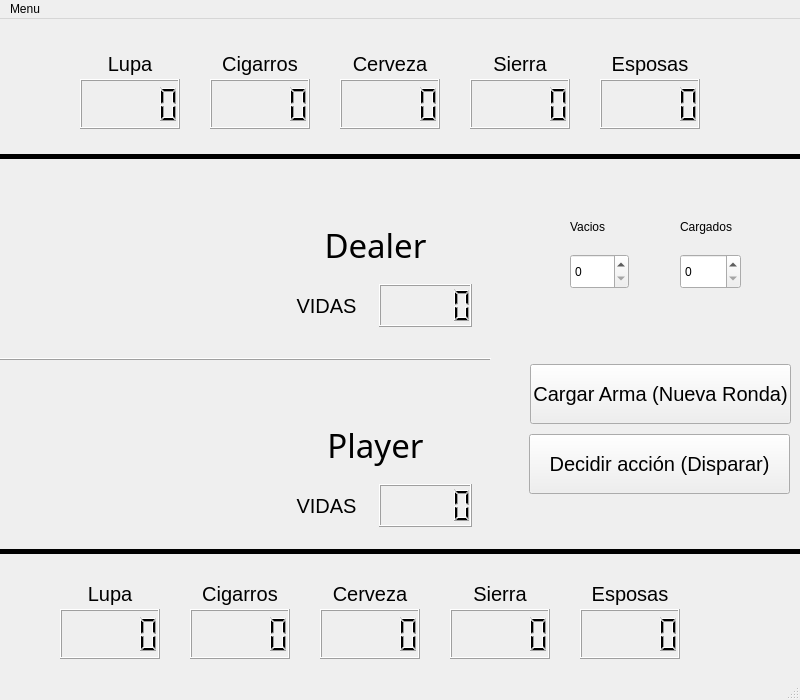
<?xml version="1.0" encoding="UTF-8"?>
<ui version="4.0">
 <class>MainWindow</class>
 <widget class="QMainWindow" name="MainWindow">
  <property name="geometry">
   <rect>
    <x>0</x>
    <y>0</y>
    <width>800</width>
    <height>700</height>
   </rect>
  </property>
  <property name="windowTitle">
   <string>MainWindow</string>
  </property>
  <widget class="QWidget" name="centralwidget">
   <widget class="QLCDNumber" name="lcdNumber_14">
    <property name="geometry">
     <rect>
      <x>60</x>
      <y>590</y>
      <width>100</width>
      <height>50</height>
     </rect>
    </property>
    <property name="font">
     <font>
      <pointsize>12</pointsize>
     </font>
    </property>
   </widget>
   <widget class="QLabel" name="label_25">
    <property name="geometry">
     <rect>
      <x>320</x>
      <y>560</y>
      <width>100</width>
      <height>30</height>
     </rect>
    </property>
    <property name="font">
     <font>
      <pointsize>15</pointsize>
     </font>
    </property>
    <property name="text">
     <string>Cerveza</string>
    </property>
    <property name="alignment">
     <set>Qt::AlignCenter</set>
    </property>
   </widget>
   <widget class="QLabel" name="label_23">
    <property name="geometry">
     <rect>
      <x>60</x>
      <y>560</y>
      <width>100</width>
      <height>30</height>
     </rect>
    </property>
    <property name="font">
     <font>
      <pointsize>15</pointsize>
     </font>
    </property>
    <property name="text">
     <string>Lupa</string>
    </property>
    <property name="alignment">
     <set>Qt::AlignCenter</set>
    </property>
   </widget>
   <widget class="QLabel" name="label_26">
    <property name="geometry">
     <rect>
      <x>450</x>
      <y>560</y>
      <width>100</width>
      <height>30</height>
     </rect>
    </property>
    <property name="font">
     <font>
      <pointsize>15</pointsize>
     </font>
    </property>
    <property name="text">
     <string>Sierra</string>
    </property>
    <property name="alignment">
     <set>Qt::AlignCenter</set>
    </property>
   </widget>
   <widget class="QLabel" name="label_22">
    <property name="geometry">
     <rect>
      <x>190</x>
      <y>560</y>
      <width>100</width>
      <height>30</height>
     </rect>
    </property>
    <property name="font">
     <font>
      <pointsize>15</pointsize>
     </font>
    </property>
    <property name="text">
     <string>Cigarros</string>
    </property>
    <property name="alignment">
     <set>Qt::AlignCenter</set>
    </property>
   </widget>
   <widget class="QLabel" name="label_24">
    <property name="geometry">
     <rect>
      <x>580</x>
      <y>560</y>
      <width>100</width>
      <height>30</height>
     </rect>
    </property>
    <property name="font">
     <font>
      <pointsize>15</pointsize>
     </font>
    </property>
    <property name="text">
     <string>Esposas</string>
    </property>
    <property name="alignment">
     <set>Qt::AlignCenter</set>
    </property>
   </widget>
   <widget class="QLCDNumber" name="lcdNumber_15">
    <property name="geometry">
     <rect>
      <x>190</x>
      <y>590</y>
      <width>100</width>
      <height>50</height>
     </rect>
    </property>
    <property name="font">
     <font>
      <pointsize>12</pointsize>
     </font>
    </property>
   </widget>
   <widget class="QLCDNumber" name="lcdNumber_18">
    <property name="geometry">
     <rect>
      <x>320</x>
      <y>590</y>
      <width>100</width>
      <height>50</height>
     </rect>
    </property>
    <property name="font">
     <font>
      <pointsize>12</pointsize>
     </font>
    </property>
   </widget>
   <widget class="QLCDNumber" name="lcdNumber_19">
    <property name="geometry">
     <rect>
      <x>450</x>
      <y>590</y>
      <width>100</width>
      <height>50</height>
     </rect>
    </property>
    <property name="font">
     <font>
      <pointsize>12</pointsize>
     </font>
    </property>
   </widget>
   <widget class="QLCDNumber" name="lcdNumber_20">
    <property name="geometry">
     <rect>
      <x>580</x>
      <y>590</y>
      <width>100</width>
      <height>50</height>
     </rect>
    </property>
    <property name="font">
     <font>
      <pointsize>12</pointsize>
     </font>
    </property>
   </widget>
   <widget class="QLCDNumber" name="lcdNumber_21">
    <property name="geometry">
     <rect>
      <x>210</x>
      <y>60</y>
      <width>100</width>
      <height>50</height>
     </rect>
    </property>
    <property name="font">
     <font>
      <pointsize>12</pointsize>
     </font>
    </property>
   </widget>
   <widget class="QLabel" name="label_29">
    <property name="geometry">
     <rect>
      <x>470</x>
      <y>30</y>
      <width>100</width>
      <height>30</height>
     </rect>
    </property>
    <property name="font">
     <font>
      <pointsize>15</pointsize>
     </font>
    </property>
    <property name="text">
     <string>Sierra</string>
    </property>
    <property name="alignment">
     <set>Qt::AlignCenter</set>
    </property>
   </widget>
   <widget class="QLabel" name="label_30">
    <property name="geometry">
     <rect>
      <x>600</x>
      <y>30</y>
      <width>100</width>
      <height>30</height>
     </rect>
    </property>
    <property name="font">
     <font>
      <pointsize>15</pointsize>
     </font>
    </property>
    <property name="text">
     <string>Esposas</string>
    </property>
    <property name="alignment">
     <set>Qt::AlignCenter</set>
    </property>
   </widget>
   <widget class="QLabel" name="label_31">
    <property name="geometry">
     <rect>
      <x>80</x>
      <y>30</y>
      <width>100</width>
      <height>30</height>
     </rect>
    </property>
    <property name="font">
     <font>
      <pointsize>15</pointsize>
     </font>
    </property>
    <property name="text">
     <string>Lupa</string>
    </property>
    <property name="alignment">
     <set>Qt::AlignCenter</set>
    </property>
   </widget>
   <widget class="QLCDNumber" name="lcdNumber_22">
    <property name="geometry">
     <rect>
      <x>470</x>
      <y>60</y>
      <width>100</width>
      <height>50</height>
     </rect>
    </property>
    <property name="font">
     <font>
      <pointsize>12</pointsize>
     </font>
    </property>
   </widget>
   <widget class="QLCDNumber" name="lcdNumber_23">
    <property name="geometry">
     <rect>
      <x>340</x>
      <y>60</y>
      <width>100</width>
      <height>50</height>
     </rect>
    </property>
    <property name="font">
     <font>
      <pointsize>12</pointsize>
     </font>
    </property>
   </widget>
   <widget class="QLCDNumber" name="lcdNumber_24">
    <property name="geometry">
     <rect>
      <x>600</x>
      <y>60</y>
      <width>100</width>
      <height>50</height>
     </rect>
    </property>
    <property name="font">
     <font>
      <pointsize>12</pointsize>
     </font>
    </property>
   </widget>
   <widget class="QLCDNumber" name="lcdNumber_25">
    <property name="geometry">
     <rect>
      <x>80</x>
      <y>60</y>
      <width>100</width>
      <height>50</height>
     </rect>
    </property>
    <property name="font">
     <font>
      <pointsize>12</pointsize>
     </font>
    </property>
   </widget>
   <widget class="QLabel" name="label_32">
    <property name="geometry">
     <rect>
      <x>210</x>
      <y>30</y>
      <width>100</width>
      <height>30</height>
     </rect>
    </property>
    <property name="font">
     <font>
      <pointsize>15</pointsize>
     </font>
    </property>
    <property name="text">
     <string>Cigarros</string>
    </property>
    <property name="alignment">
     <set>Qt::AlignCenter</set>
    </property>
   </widget>
   <widget class="QLabel" name="label_33">
    <property name="geometry">
     <rect>
      <x>340</x>
      <y>30</y>
      <width>100</width>
      <height>30</height>
     </rect>
    </property>
    <property name="font">
     <font>
      <pointsize>15</pointsize>
     </font>
    </property>
    <property name="text">
     <string>Cerveza</string>
    </property>
    <property name="alignment">
     <set>Qt::AlignCenter</set>
    </property>
   </widget>
   <widget class="QFrame" name="frame_2">
    <property name="geometry">
     <rect>
      <x>-10</x>
      <y>135</y>
      <width>820</width>
      <height>400</height>
     </rect>
    </property>
    <property name="frameShape">
     <enum>QFrame::Box</enum>
    </property>
    <property name="frameShadow">
     <enum>QFrame::Plain</enum>
    </property>
    <property name="lineWidth">
     <number>5</number>
    </property>
    <widget class="QFrame" name="frame">
     <property name="geometry">
      <rect>
       <x>-10</x>
       <y>20</y>
       <width>511</width>
       <height>371</height>
      </rect>
     </property>
     <property name="frameShape">
      <enum>QFrame::HLine</enum>
     </property>
     <property name="frameShadow">
      <enum>QFrame::Raised</enum>
     </property>
     <widget class="QLabel" name="label_3">
      <property name="geometry">
       <rect>
        <x>40</x>
        <y>210</y>
        <width>200</width>
        <height>150</height>
       </rect>
      </property>
      <property name="text">
       <string/>
      </property>
      <property name="textFormat">
       <enum>Qt::RichText</enum>
      </property>
      <property name="pixmap">
       <pixmap resource="imagenes.qrc">:/new/prefix1/images/Player.jpg</pixmap>
      </property>
      <property name="scaledContents">
       <bool>true</bool>
      </property>
     </widget>
     <widget class="QLabel" name="label_4">
      <property name="geometry">
       <rect>
        <x>40</x>
        <y>10</y>
        <width>200</width>
        <height>150</height>
       </rect>
      </property>
      <property name="text">
       <string/>
      </property>
      <property name="textFormat">
       <enum>Qt::RichText</enum>
      </property>
      <property name="pixmap">
       <pixmap resource="imagenes.qrc">:/new/prefix1/images/Dealer.jpg</pixmap>
      </property>
      <property name="scaledContents">
       <bool>true</bool>
      </property>
     </widget>
     <widget class="QLabel" name="label_2">
      <property name="geometry">
       <rect>
        <x>300</x>
        <y>40</y>
        <width>191</width>
        <height>61</height>
       </rect>
      </property>
      <property name="font">
       <font>
        <family>Rockwell</family>
        <pointsize>25</pointsize>
       </font>
      </property>
      <property name="text">
       <string>Dealer</string>
      </property>
      <property name="alignment">
       <set>Qt::AlignCenter</set>
      </property>
     </widget>
     <widget class="QWidget" name="horizontalLayoutWidget_11">
      <property name="geometry">
       <rect>
        <x>300</x>
        <y>110</y>
        <width>192</width>
        <height>43</height>
       </rect>
      </property>
      <layout class="QHBoxLayout" name="horizontalLayout_16">
       <item>
        <widget class="QLabel" name="label_27">
         <property name="font">
          <font>
           <pointsize>15</pointsize>
          </font>
         </property>
         <property name="text">
          <string>VIDAS</string>
         </property>
         <property name="alignment">
          <set>Qt::AlignCenter</set>
         </property>
        </widget>
       </item>
       <item>
        <widget class="QLCDNumber" name="vidasDealer">
         <property name="font">
          <font>
           <pointsize>12</pointsize>
          </font>
         </property>
        </widget>
       </item>
      </layout>
     </widget>
     <widget class="QLabel" name="label">
      <property name="geometry">
       <rect>
        <x>300</x>
        <y>240</y>
        <width>191</width>
        <height>61</height>
       </rect>
      </property>
      <property name="font">
       <font>
        <family>Rockwell</family>
        <pointsize>25</pointsize>
       </font>
      </property>
      <property name="text">
       <string>Player</string>
      </property>
      <property name="alignment">
       <set>Qt::AlignCenter</set>
      </property>
     </widget>
     <widget class="QWidget" name="horizontalLayoutWidget_12">
      <property name="geometry">
       <rect>
        <x>300</x>
        <y>310</y>
        <width>192</width>
        <height>43</height>
       </rect>
      </property>
      <layout class="QHBoxLayout" name="horizontalLayout_17">
       <item>
        <widget class="QLabel" name="label_28">
         <property name="font">
          <font>
           <pointsize>15</pointsize>
          </font>
         </property>
         <property name="text">
          <string>VIDAS</string>
         </property>
         <property name="alignment">
          <set>Qt::AlignCenter</set>
         </property>
        </widget>
       </item>
       <item>
        <widget class="QLCDNumber" name="vidasPlayer">
         <property name="font">
          <font>
           <pointsize>12</pointsize>
          </font>
         </property>
        </widget>
       </item>
      </layout>
     </widget>
    </widget>
    <widget class="QSpinBox" name="spinBox_vacios">
     <property name="geometry">
      <rect>
       <x>580</x>
       <y>100</y>
       <width>59</width>
       <height>35</height>
      </rect>
     </property>
     <property name="focusPolicy">
      <enum>Qt::NoFocus</enum>
     </property>
    </widget>
    <widget class="QLabel" name="label_8">
     <property name="geometry">
      <rect>
       <x>580</x>
       <y>60</y>
       <width>61</width>
       <height>25</height>
      </rect>
     </property>
     <property name="text">
      <string>Vacios</string>
     </property>
    </widget>
    <widget class="QPushButton" name="pushButton">
     <property name="geometry">
      <rect>
       <x>539</x>
       <y>280</y>
       <width>261</width>
       <height>60</height>
      </rect>
     </property>
     <property name="font">
      <font>
       <pointsize>15</pointsize>
      </font>
     </property>
     <property name="focusPolicy">
      <enum>Qt::NoFocus</enum>
     </property>
     <property name="text">
      <string>Decidir acción (Disparar)</string>
     </property>
    </widget>
    <widget class="QSpinBox" name="spinBox_cargados">
     <property name="geometry">
      <rect>
       <x>690</x>
       <y>100</y>
       <width>61</width>
       <height>35</height>
      </rect>
     </property>
     <property name="focusPolicy">
      <enum>Qt::NoFocus</enum>
     </property>
    </widget>
    <widget class="QLabel" name="label_9">
     <property name="geometry">
      <rect>
       <x>690</x>
       <y>60</y>
       <width>61</width>
       <height>25</height>
      </rect>
     </property>
     <property name="text">
      <string>Cargados</string>
     </property>
    </widget>
    <widget class="QPushButton" name="pushButton_2">
     <property name="geometry">
      <rect>
       <x>540</x>
       <y>210</y>
       <width>261</width>
       <height>60</height>
      </rect>
     </property>
     <property name="font">
      <font>
       <pointsize>15</pointsize>
      </font>
     </property>
     <property name="focusPolicy">
      <enum>Qt::NoFocus</enum>
     </property>
     <property name="text">
      <string>Cargar Arma (Nueva Ronda)</string>
     </property>
    </widget>
   </widget>
  </widget>
  <widget class="QMenuBar" name="menubar">
   <property name="geometry">
    <rect>
     <x>0</x>
     <y>0</y>
     <width>800</width>
     <height>22</height>
    </rect>
   </property>
   <widget class="QMenu" name="menuMenu">
    <property name="title">
     <string>Menu</string>
    </property>
    <addaction name="actionInciar"/>
   </widget>
   <addaction name="menuMenu"/>
  </widget>
  <widget class="QStatusBar" name="statusbar"/>
  <action name="actionIniciar">
   <property name="text">
    <string>Iniciar</string>
   </property>
  </action>
  <action name="actionInciar">
   <property name="text">
    <string>Inciar</string>
   </property>
  </action>
 </widget>
 <resources>
  <include location="imagenes.qrc"/>
 </resources>
 <connections/>
</ui>
